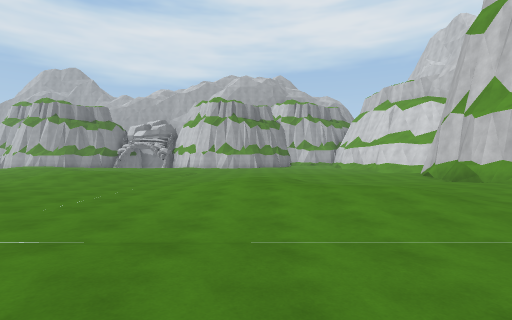
view 1 (above)

24 first-person views from a walk through a Unity game level. The camera is 1.4 m above the floor, looks level and sees 85° across. The floor is counted in squares, 2.67 m on a side. Each view is taken from the middle of a square. On the plan, view 1 faces up. The plan holds only what a view shows up to about 9 squares ahead; the rest is blank. The place goes on beyond the plan. The player is left out.

view 2
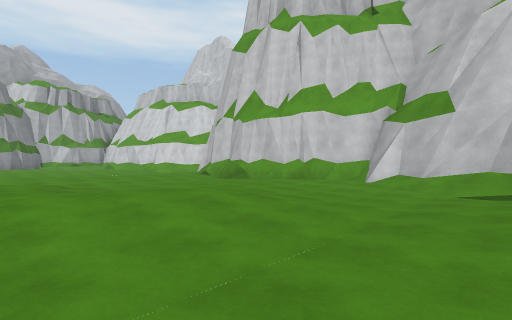

view 3
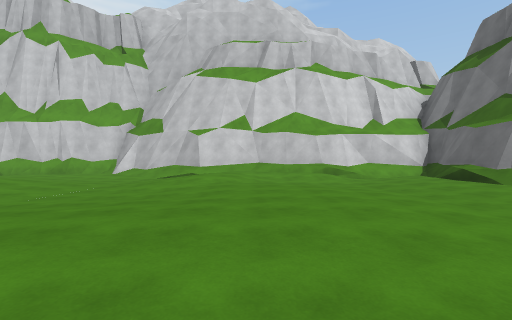

view 4
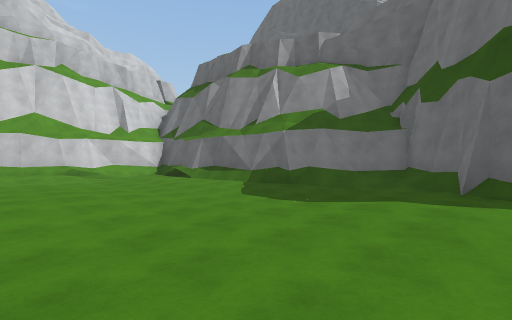

view 5
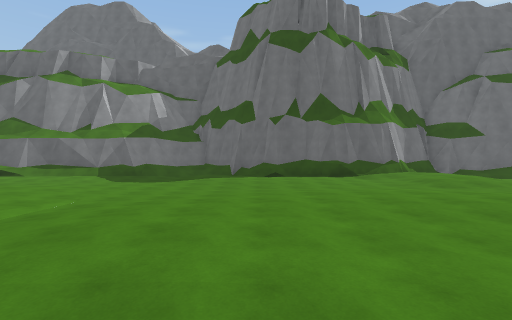

view 6
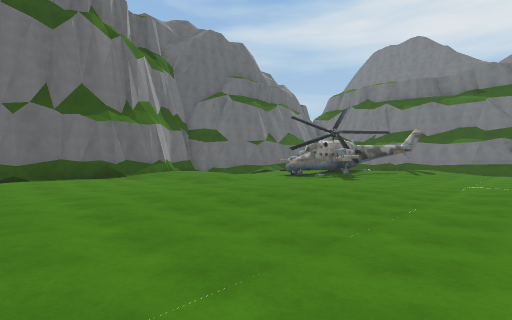

view 7
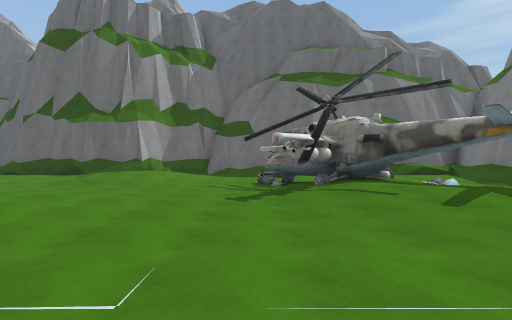

view 8
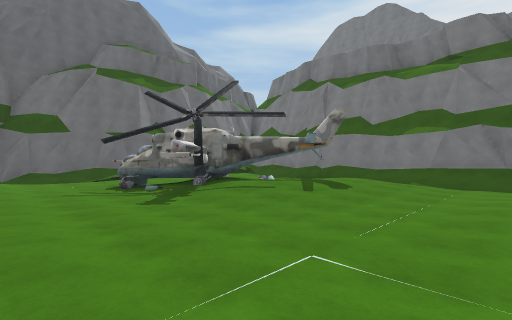

view 9
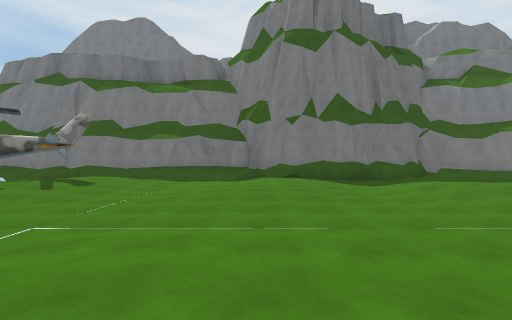

view 10
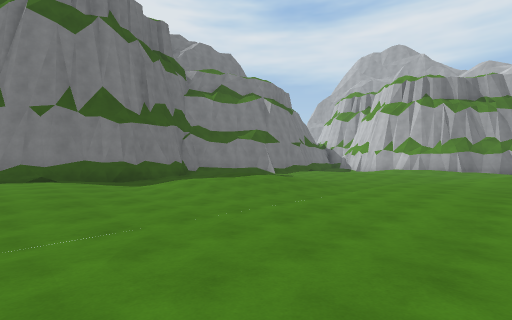

view 11
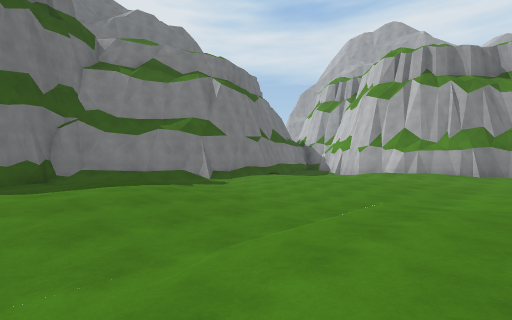

view 12
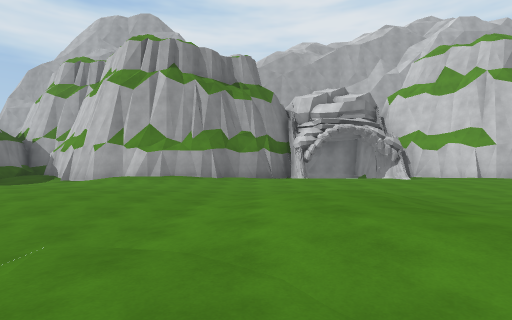

view 13
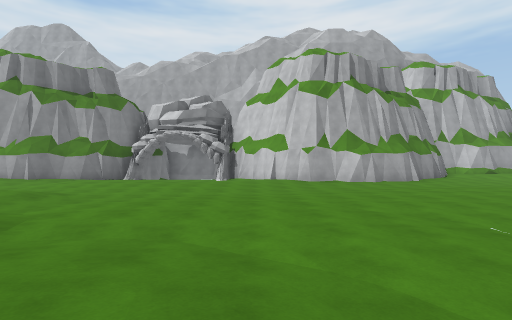

view 14
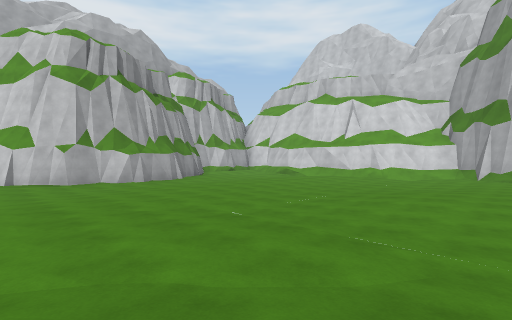

view 15
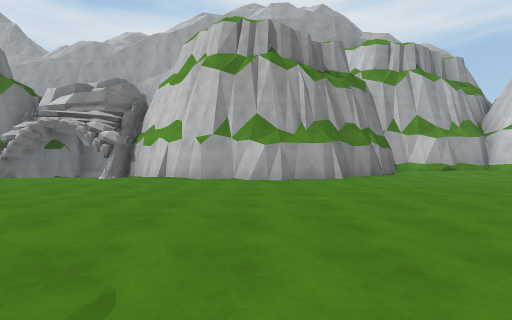

view 16
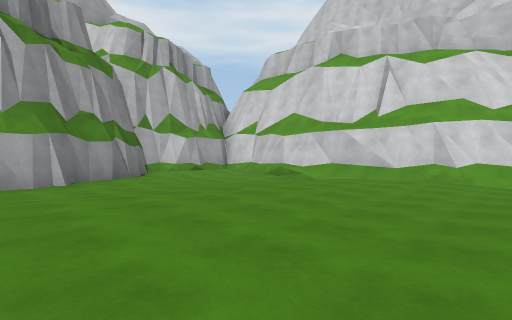

view 17
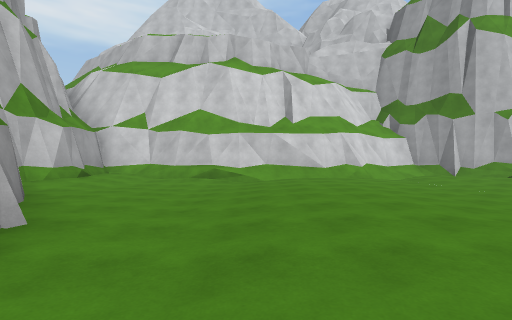

view 18
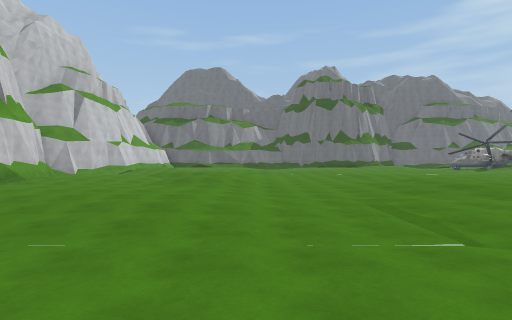

view 19
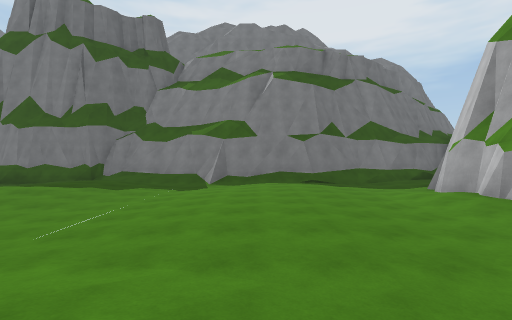

view 20
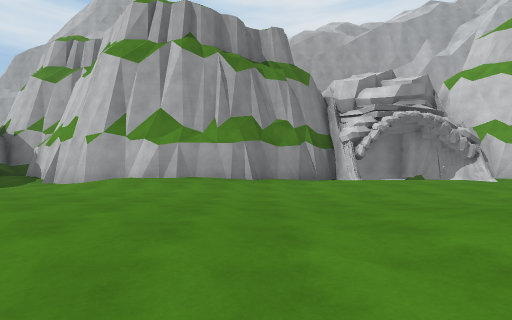

view 21
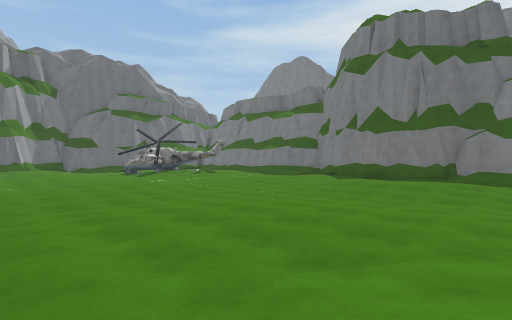

view 22
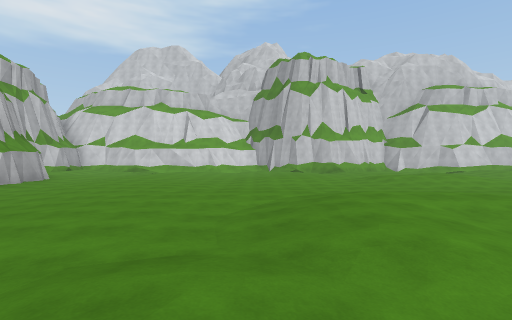

view 23
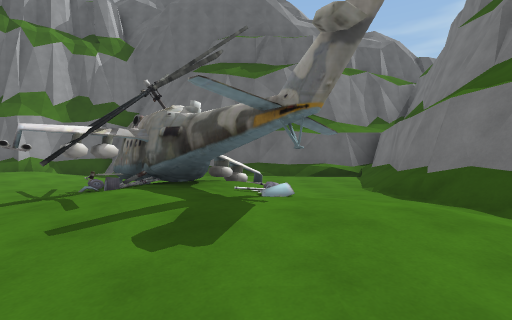

view 24
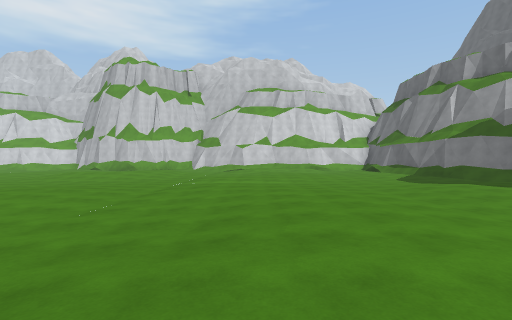

### Floor plan
Key: @ floor where view 1 was taken; # wall or solid block; . main floor; : floor 0.25 m higher than the main floor; - floor 0.25 m lower than the main floor; / step, stairs or slope; ^ raised ledge; v drop or lower ground; O other object.
Columns run from 19 left of view 1 to 7 right of it. Each row starts with its distance up from view 1.
 21             ##
 20 ###     ### v##     ######
 19 #.##   ##/O--O##   ##.///#
 18 #..#####.../...#####....##
 17 #/--////............----##
 16 #//..----.......-...../.##
 15  /....//-//..--........./#
 14  #......///-/.........../#
 13 ##-...../:/......./.---..##
 12 ^/------/://.....--------/#
 11 #/////-../////...-...--.//#
 10 #/:://-...//::///-.../.../#
  9 #///:/-/...///:/--//.....##
  8 #/- :/-..../-/:/----.//..#
  7 #/-///--...--///--///--..#
  6 #//.-----..//.----/:/-/..#
  5 #...//--/.....//--/:///..##
  4 #./...-/.... ...--//::////#
  3 #/-...-/./.--...--/////-.##
  2 #/-----/--------/-/-----/#
  1 ^/////--...--././...-////^
  0 #/:://--.../....//.@//::/#
 -1 ^//#:/#-//...../-/...////#
 -2 ^/-/O#----.//..--..../-/##
 -3 ^/-/##O-///--...--...--/#
 -4 #//.--#-/:/-/....--..//.#
 -5 #/////--/////.../-/...../^
 -6 ######///######///########
 -7      #####    ##/##
 -8                ###

Where each view was taken, in squares from view 1:
view 1: 0 up, 0 right, facing up
view 2: 1 up, 0 right, facing up-right
view 3: 1 down, 3 left, facing right
view 4: 1 down, 5 left, facing down-right
view 5: 3 up, 5 left, facing down
view 6: 3 up, 5 left, facing down-left
view 7: 3 up, 13 left, facing down
view 8: 3 up, 11 left, facing down-left
view 9: 4 up, 10 left, facing left
view 10: 4 up, 10 left, facing up-left
view 11: 8 up, 11 left, facing up-left
view 12: 10 up, 11 left, facing up
view 13: 9 up, 5 left, facing up
view 14: 9 up, 5 left, facing up-right
view 15: 11 up, 2 left, facing up
view 16: 12 up, 1 left, facing up-right
view 17: 16 up, 2 left, facing right
view 18: 14 up, 1 left, facing down
view 19: 14 up, 10 left, facing left
view 20: 12 up, 12 left, facing up
view 21: 11 up, 8 left, facing down-left
view 22: 11 up, 9 left, facing right
view 23: 2 up, 16 left, facing down
view 24: 0 up, 10 left, facing right
